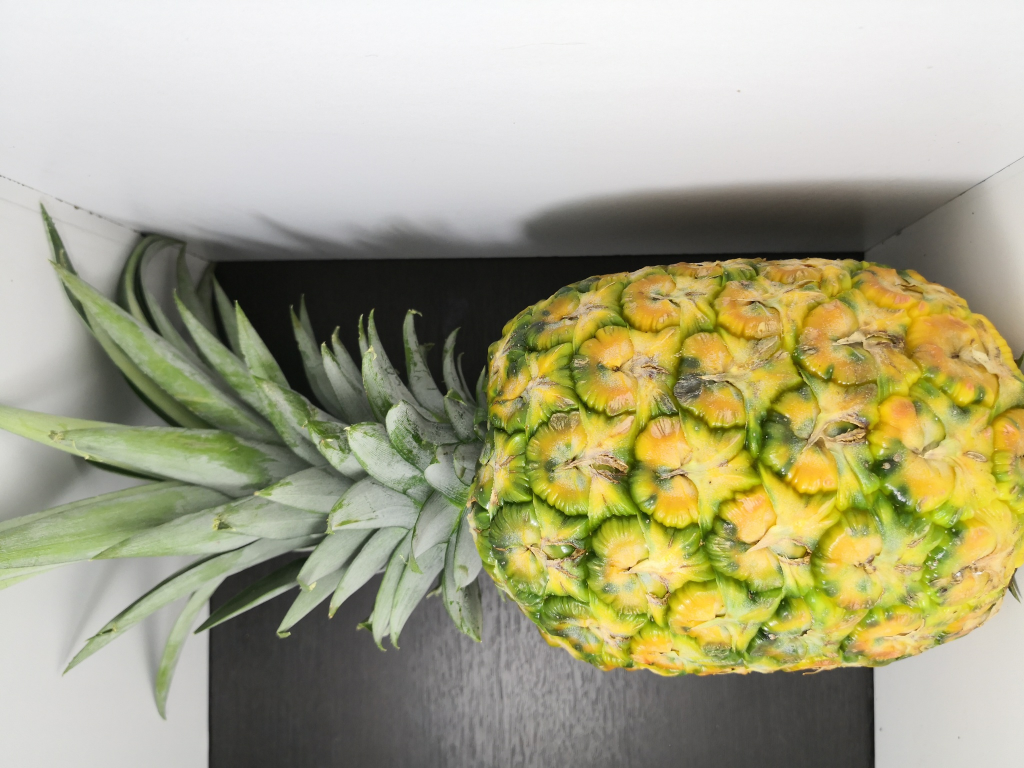
#> input picture PinesFOPT-OPT/validacion/FOPT/24_uno.jpg, 2048 x 1536 px, found by its file name (shown at 1/2 size); its folder holds 4 pictures in this run
$ python main.py
#> lines starting #> are read from the running program, lines starting #| are printed output that depends on the picture; long printed decimals are rounded; pictures that were not available may be replaced by others from this repository, and a replacement may not be noted
import numpy as np
import cv2
import os
import random
import matplotlib.pyplot as plt


# Funciones de la red neuronal
def preprocess_image(image_path):
    try:
        image = cv2.imread(image_path, cv2.IMREAD_GRAYSCALE)
#> image: shape (1536, 2048); min 7, max 255, mean 162.8
        if image is None:
            print(f'Error al cargar la imagen: {image_path}')
            return None
        resized_image = cv2.resize(image, (width, height))
        flattened_image = resized_image.flatten()
#> flattened_image = 4096 values, max 250 at index 35, min 11 at index 1421, mean 162.5
        normalized_image = flattened_image / 255.0
#> normalized_image = 4096 values, max 0.98 at index 35, min 0.0431 at index 1421, mean 0.637
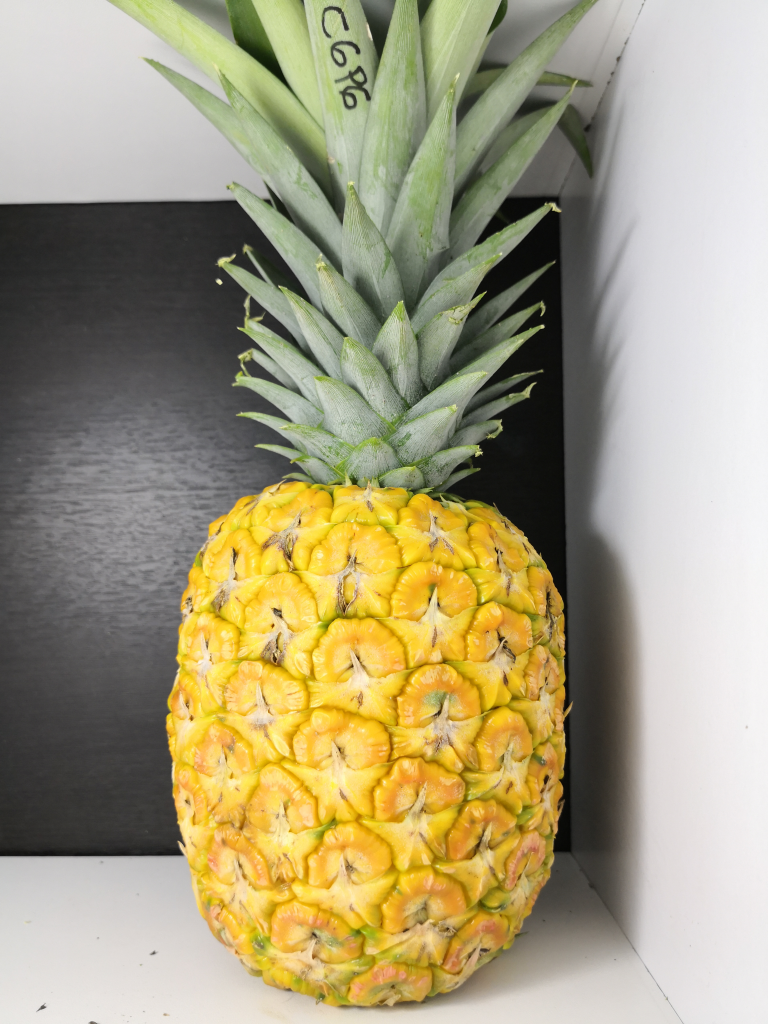
#> input picture PinesFOPT-OPT/validacion/FOPT/28_cuatro.jpg, 3840 x 5120 px, found by its file name (shown at 1/5 size)
#> in preprocess_image (call 2), `resized_image = cv2.resize(image, (width, height))`:
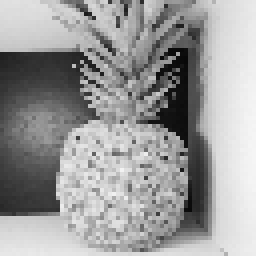
#> resized_image: shape (64, 64) (shown 4 times larger); min 8, max 245, mean 155.7
#> in preprocess_image (call 2), `flattened_image = resized_image.flatten()`: flattened_image = 4096 values, max 245 at index 1919, min 8 at index 942, mean 155.7
#> in preprocess_image (call 2), `normalized_image = flattened_image / 255.0`: normalized_image = 4096 values, max 0.961 at index 1919, min 0.0314 at index 942, mean 0.61
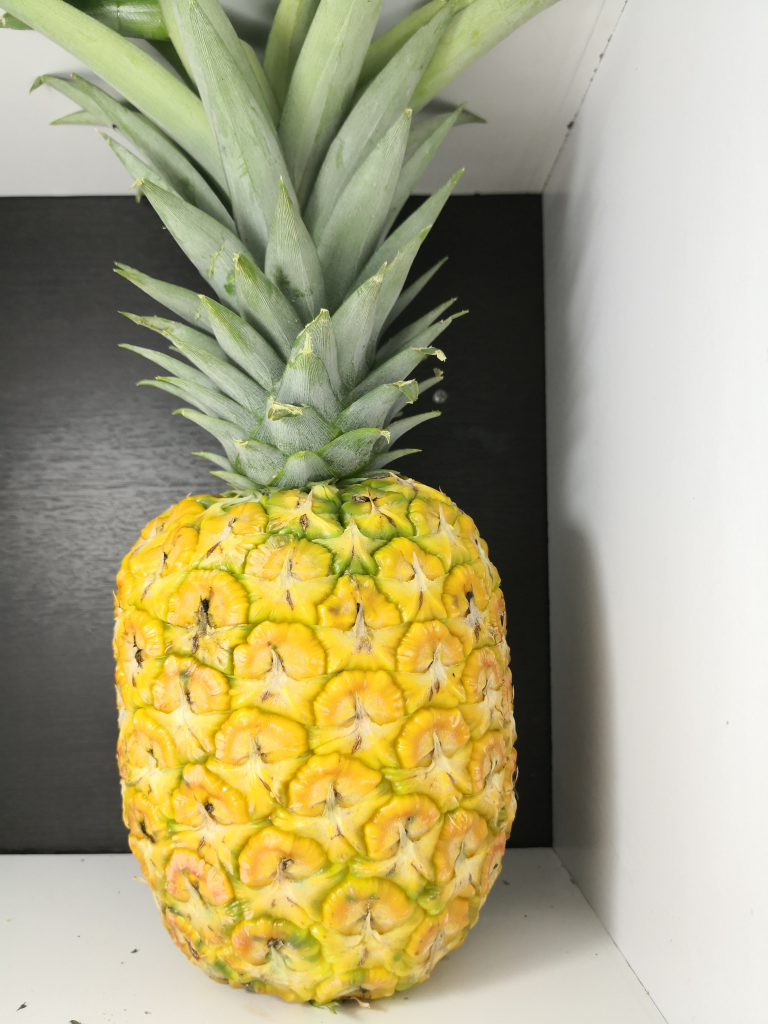
#> input picture PinesFOPT-OPT/validacion/FOPT/28_dos.jpg, 3840 x 5120 px, found by its file name (shown at 1/5 size)
#> in preprocess_image (call 3), `resized_image = cv2.resize(image, (width, height))`:
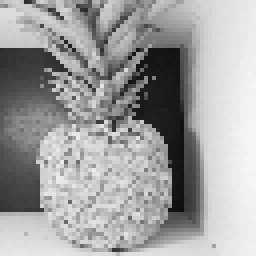
#> resized_image: shape (64, 64) (shown 4 times larger); min 14, max 248, mean 160.5
#> in preprocess_image (call 3), `flattened_image = resized_image.flatten()`: flattened_image = 4096 values, max 248 at index 2430, min 14 at index 3373, mean 160.5
#> in preprocess_image (call 3), `normalized_image = flattened_image / 255.0`: normalized_image = 4096 values, max 0.973 at index 2430, min 0.0549 at index 3373, mean 0.629
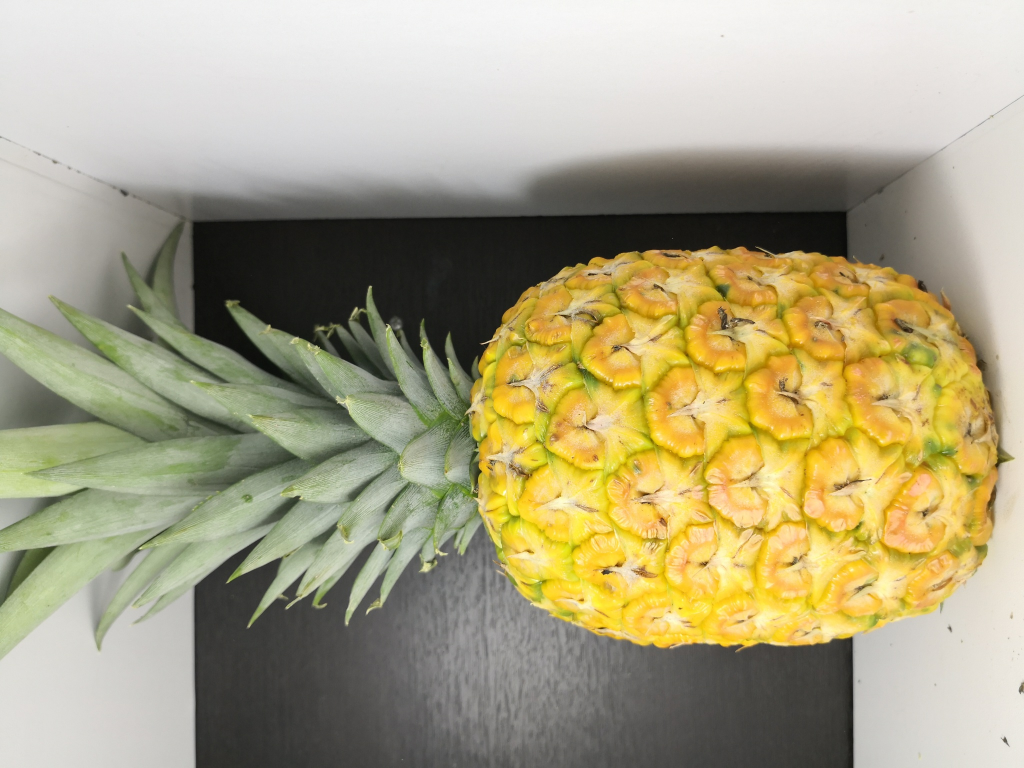
#> input picture PinesFOPT-OPT/validacion/FOPT/28_tres.jpg, 2048 x 1536 px, found by its file name (shown at 1/2 size)
#> in preprocess_image (call 4), `resized_image = cv2.resize(image, (width, height))`:
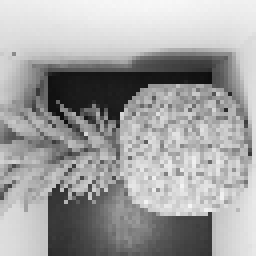
#> resized_image: shape (64, 64) (shown 4 times larger); min 14, max 247, mean 161.6
#> in preprocess_image (call 4), `flattened_image = resized_image.flatten()`: flattened_image = 4096 values, max 247 at index 31, min 14 at index 1204, mean 161.6
#> in preprocess_image (call 4), `normalized_image = flattened_image / 255.0`: normalized_image = 4096 values, max 0.969 at index 31, min 0.0549 at index 1204, mean 0.634
        return normalized_image
    except Exception as e:
        print(f'Error al procesar la imagen {image_path}: {e}')
        return None


# Funciones de la red neuronal
def sigmoid(x):
    return 1 / (1 + np.exp(-x))


def sigmoid_derivative(x):
    return x * (1 - x)


def initialize_weights(inputsize, hiddensize, outputsize):
    np.random.seed(42)
    weightsinput_hidden = 2 * np.random.random((inputsize, hiddensize)) - 1
    weightshidden_output = 2 * np.random.random((hiddensize, outputsize)) - 1
    return weightsinput_hidden, weightshidden_output


def train_neural_network(xtrain, ytrain, hiddensize, epochtrain, learningrate):
#> called with xtrain = array of shape (5, 4096), ytrain = array of shape (5, 1), hiddensize = 4, epochtrain = 10000, learningrate = 0.1
    input_size = xtrain.shape[1]
#> input_size = 4096
    output_size = 1

    wih, who = initialize_weights(input_size, hiddensize, output_size)
#> who = [0.746, -0.589, -0.918, 0.345]

    for epoch in range(epochtrain):
        # Capa oculta
        hidden_layer_input = np.dot(xtrain, wih)
        hidden_layer_output = sigmoid(hidden_layer_input)

        # Capa de salida
        output_layer_input = np.dot(hidden_layer_output, who)
        predicted_output = sigmoid(output_layer_input)

        # Cálculo del error
        error = ytrain - predicted_output

        # Retropropagación
        output_error = error * sigmoid_derivative(predicted_output)
        hidden_layer_error = output_error.dot(who.T) * sigmoid_derivative(hidden_layer_output)

        # Actualización de pesos
        who += hidden_layer_output.T.dot(output_error) * learningrate
        wih += X_train.T.dot(hidden_layer_error) * learningrate

        if epoch % 1000 == 0:
            print(f'Epoch {epoch}, Error: {np.mean(np.abs(error))}')
#> this loop made 10000 passes
#> (output_layer_input, predicted_output, error, output_error, who) on passes 1 to 3: ([0.708, -0.918, 0.332, 9.15e-05, 0.708], [0.67, 0.285, 0.582, 0.5, 0.67], [0.33, 0.715, 0.418, 0.5, -0.67], [0.073, 0.146, 0.102, 0.125, -0.148], [0.739, -0.589, -0.904, 0.354]), ([0.676, -0.904, 0.343, 0.00011, 0.676], [0.663, 0.288, 0.585, 0.5, 0.663], [0.337, 0.712, 0.415, 0.5, -0.663], [0.0753, 0.146, 0.101, 0.125, -0.148], [0.733, -0.589, -0.889, 0.364]), ([0.607, -0.889, 0.354, 0.00013, 0.607], [0.647, 0.291, 0.588, 0.5, 0.647], [0.353, 0.709, 0.412, 0.5, -0.647], [0.0805, 0.146, 0.0999, 0.125, -0.148], [0.727, -0.589, -0.875, 0.374])
#| Epoch 0, Error: 0.5265
#| Epoch 1000, Error: 0.2261
#| Epoch 2000, Error: 0.2179
#| Epoch 3000, Error: 0.2144
#> (further printed lines are left out)
#> after the loop, who = [0.719, -0.589, 0.579, 4.2]

    return wih, who


def predict(x, weights_inputhidden, weights_hiddenoutput):
    hidden_layer_input = np.dot(x, weights_inputhidden)
#> hidden_layer_input = [[-7.91, -27.03, -21.81, -6.41], [-21.92, -9, 7.93, 6.66], [-16.83, -18.18, -5.7, 16.89], [-26.86, -28.46, -19.85, 5.11]]
    hidden_layer_output = sigmoid(hidden_layer_input)
#> hidden_layer_output = [[0.000367, 1.82e-12, 3.36e-10, 0.00164], [3.03e-10, 0.000123, 1, 0.999], [4.9e-08, 1.28e-08, 0.00332, 1], [2.16e-12, 4.38e-13, 2.39e-09, 0.994]]

    output_layer_input = np.dot(hidden_layer_output, weights_hiddenoutput)
#> output_layer_input = [0.00713, 4.77, 4.2, 4.17]
    predicted_output = sigmoid(output_layer_input)
#> predicted_output = [0.502, 0.992, 0.985, 0.985]

    return predicted_output


# Parámetros
hidden_size = 4
epochs = 10000
learning_rate = 0.1
width, height = 64, 64

# Directorios de las imágenes
directory_FOPT = './PinesFOPT-OPT/entrenamiento/FOPT/'
directory_OPT = './PinesFOPT-OPT/entrenamiento/OPT/'
directory_FOPT_val = './PinesFOPT-OPT/validacion/FOPT/'
directory_OPT_val = './PinesFOPT-OPT/validacion/OPT/'

# Lista de imágenes FOPT
lista_de_imagenes_FOPT = [f for f in os.listdir(directory_FOPT) if os.path.isfile(os.path.join(directory_FOPT, f))]

# Lista de imágenes OPT
lista_de_imagenes_OPT = [f for f in os.listdir(directory_OPT) if os.path.isfile(os.path.join(directory_OPT, f))]

# Lista de imágenes FOPT para validación
lista_de_imagenes_FOPT_val = [f for f in os.listdir(directory_FOPT_val) if os.path.isfile(os.path.join
                                                                                          (directory_FOPT_val, f))]

# Lista de imágenes OPT para validación
lista_de_imagenes_OPT_val = [f for f in os.listdir(directory_OPT_val) if os.path.isfile(os.path.join(directory_OPT_val, f))]


# Para datos de entrenamiento
X_train = np.array([preprocess_image('./PinesFOPT-OPT/entrenamiento/FOPT/'+img) for img in lista_de_imagenes_FOPT])
y_train = np.ones(len(lista_de_imagenes_FOPT))  # Etiqueta 1 para FOPT (madura)

X_train = np.concatenate([X_train, np.array(
    [preprocess_image('./PinesFOPT-OPT/entrenamiento/OPT/'+img) for img in lista_de_imagenes_OPT])])
y_train = np.concatenate([y_train, np.zeros(len(lista_de_imagenes_OPT))])  # Etiqueta 0 para OPT (inmadura)

weights_input_hidden, weights_hidden_output = train_neural_network(X_train, y_train.reshape(-1, 1), hidden_size, epochs,
                                                                   learning_rate)

X_val_FOPT = np.array(
    [preprocess_image('./PinesFOPT-OPT/validacion/FOPT/'+img) for img in lista_de_imagenes_FOPT_val])
X_val_OPT = np.array([preprocess_image('./PinesFOPT-OPT/validacion/OPT/'+img) for img in lista_de_imagenes_OPT_val])

predictions_FOPT = predict(X_val_FOPT, weights_input_hidden, weights_hidden_output)
#> predictions_FOPT = [0.502, 0.992, 0.985, 0.985]
predictions_OPT = predict(X_val_OPT, weights_input_hidden, weights_hidden_output)
#> predictions_OPT = [0.502]

# Umbral de decisión para clasificar como madura o no madura
threshold = 0.5
classifications_FOPT = predictions_FOPT > threshold
#> classifications_FOPT = [True, True, True, True]
classifications_OPT = predictions_OPT > threshold
#> classifications_OPT = [True]

# Pruebas
# Elegir una imagen al azar de FOPT o OPT para la demostración
random_image_FOPT = random.choice(lista_de_imagenes_FOPT_val)
random_image_OPT = random.choice(lista_de_imagenes_OPT_val)

# Ruta completa de la imagen elegida
image_path_FOPT = os.path.join(directory_FOPT_val, random_image_FOPT)
image_path_OPT = os.path.join(directory_OPT_val, random_image_OPT)

# Leer la imagen
image_FOPT = cv2.imread(image_path_FOPT)
#> image_FOPT is the input picture: shape (1536, 2048, 3); mean B, G, R 129.9, 162.6, 170.2
image_OPT = cv2.imread(image_path_OPT)
#> image_OPT is the input picture: shape (1536, 2048, 3); mean B, G, R 134.4, 165.5, 168.2

# Preprocesar la imagen para la predicción
processed_image_FOPT = preprocess_image(image_path_FOPT)
#> processed_image_FOPT has the same summary as normalized_image in preprocess_image
processed_image_OPT = preprocess_image(image_path_OPT)
#> processed_image_OPT = 4096 values, max 0.98 at index 35, min 0.0431 at index 1421, mean 0.637

# Realizar la predicción
prediction_FOPT = predict(processed_image_FOPT, weights_input_hidden, weights_hidden_output)
#> prediction_FOPT = [0.985]
prediction_OPT = predict(processed_image_OPT, weights_input_hidden, weights_hidden_output)
#> prediction_OPT = [0.502]

# Clasificar según la predicción
classification_FOPT = "Madura" if prediction_FOPT > threshold else "Rechazada"
#> classification_FOPT = 'Madura'
classification_OPT = "Madura" if prediction_OPT > threshold else "Rechazada"
#> classification_OPT = 'Madura'

# Mostrar la imagen con leyenda
plt.figure(figsize=(10, 5))

# Imagen FOPT
plt.subplot(1, 2, 1)
plt.imshow(cv2.cvtColor(image_FOPT, cv2.COLOR_BGR2RGB))
plt.title(f"FOPT - Clasificación: {classification_FOPT}")
plt.axis('off')

# Imagen OPT
plt.subplot(1, 2, 2)
plt.imshow(cv2.cvtColor(image_OPT, cv2.COLOR_BGR2RGB))
plt.title(f"OPT - Clasificación: {classification_OPT}")
plt.axis('off')

plt.show()
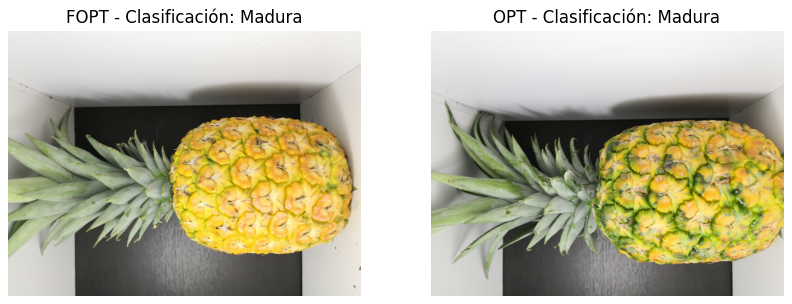
#> figure drawn by matplotlib, 2 panels


# Display the original image and the segmented images
#> (the run stopped early here; a loop or call above may not have finished)
